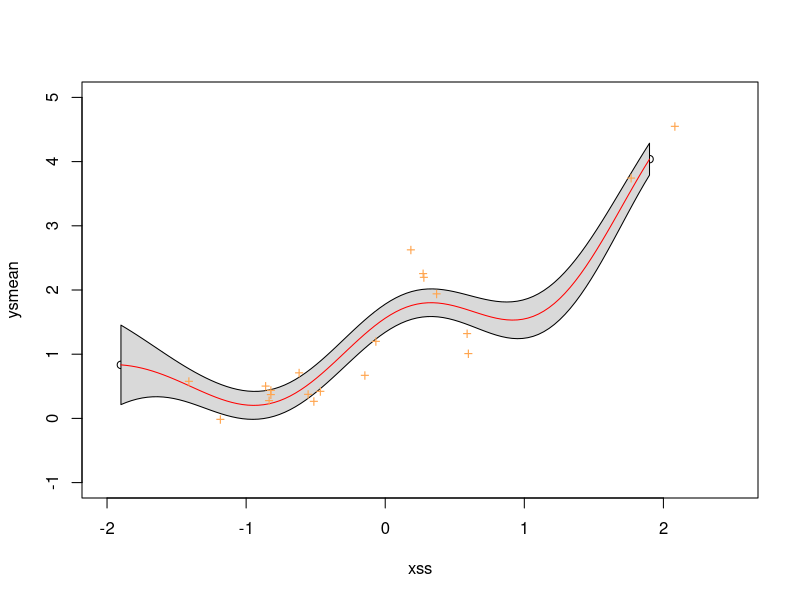

This figure's R source:
# Gaussian process regression (algorithm 2.1 in Rasmussen)
# input: X, y, k, s2, xs

# read rawdata generated by gpml-matlab-v3.6-2015-07-07/doc/index.html
data <- read.csv("gprdata.csv", header = TRUE, sep = ",")
X <- data$x
y <- data$y
n <- 20

# fit a simple gpr with default cov function and hyper parameters
# hyper for cov
l <- 1
sigmaf <- 1
# hyper for likli
s2 <- 0.1^2
# test data
xss <- seq(from = -1.9, to = 1.9, length.out = 101)

# cov functions square exponential
SE <- function(xi, xj, l) sigmaf ^ 2 * exp(-0.5 * (xi - xj) ^ 2 / l ^ 2)
cov <- function(X, Y) outer(X, Y, SE, l)

# line 2 in algorithm 2.1
# in R, chol calcs a higher triangular instead of a lower in the book
L <- t(chol(cov(X, X) + s2 * diag(n)))
# line 3 in algorithm 2.1
alpha <- solve(t(L), solve(L, y))

# line 4 to 6 in algorithm 2.1, repeat for each xs
fsmean <- numeric(0)
fsv <- numeric(0)
for (xs in xss) {
  fsmean <- c(fsmean, crossprod(cov(X, xs), alpha))
  v <- solve(L, cov(X, xs))
  fsv <- c(fsv, cov(xs, xs) - crossprod(v))
}

# line 7, compute negativce log margical likelihood
logmarg <- -0.5 * crossprod(y, alpha) - sum(log(diag(L)))- n / 2 * log(2 * pi)

# output
ysmean <- fsmean
ysv <- fsv + s2
logmarg

# plotting
predlb <- ysmean - 2 * sqrt(ysv)
predub <- ysmean + 2 * sqrt(ysv)

# a plot that resembles one produced by gpml package
windows()
plot(xss, ysmean, xlim = c(-2, 2.5), ylim = c(-1, 5))
polygon(c(xss, rev(xss)), c(predub, rev(predlb)), col = "gray85")
lines(xss, ysmean, col = "red")
points(X, y, pch = "+", col = "tan1")
